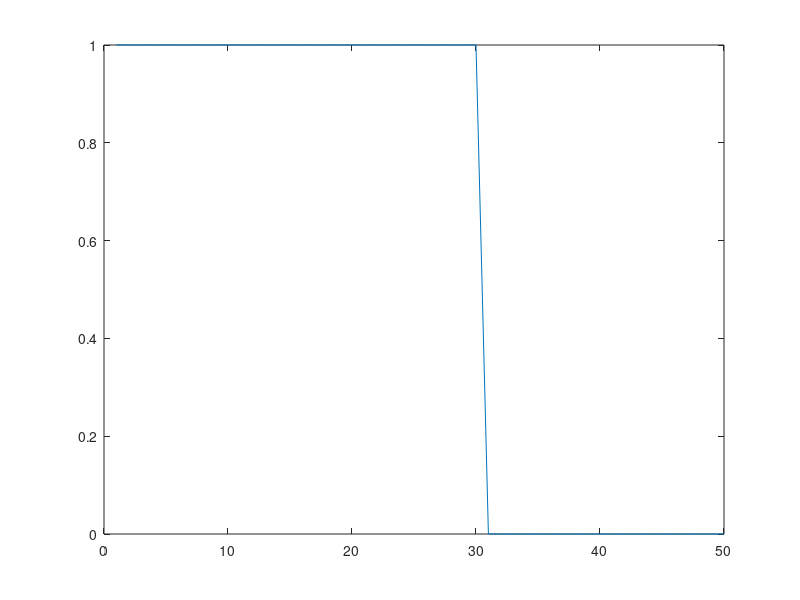

Write MATLAB code to recreate this figure.
clc;
clear;
close all;

X = [ 0 1];
Y = [ 1 0];
W = -1;
b = -1;
iter=50;
alpha=0.05;

g = zeros(1,size(X, 2));
h = zeros(1,size(X, 2));
e = zeros(iter,1);

for t=1:iter
    for i=1:size(X, 2)
        g(i)= b + X(i)*W;
        h(i)= (g(i)>=0.5);
        if (h(i)~=Y(i))
            W = W + (alpha*Y(i)*X(i));
            b = b + (alpha*Y(i));
        end
    end
    e(t) = sum( (Y-h).^2);
end
plot(e)
 W
 b